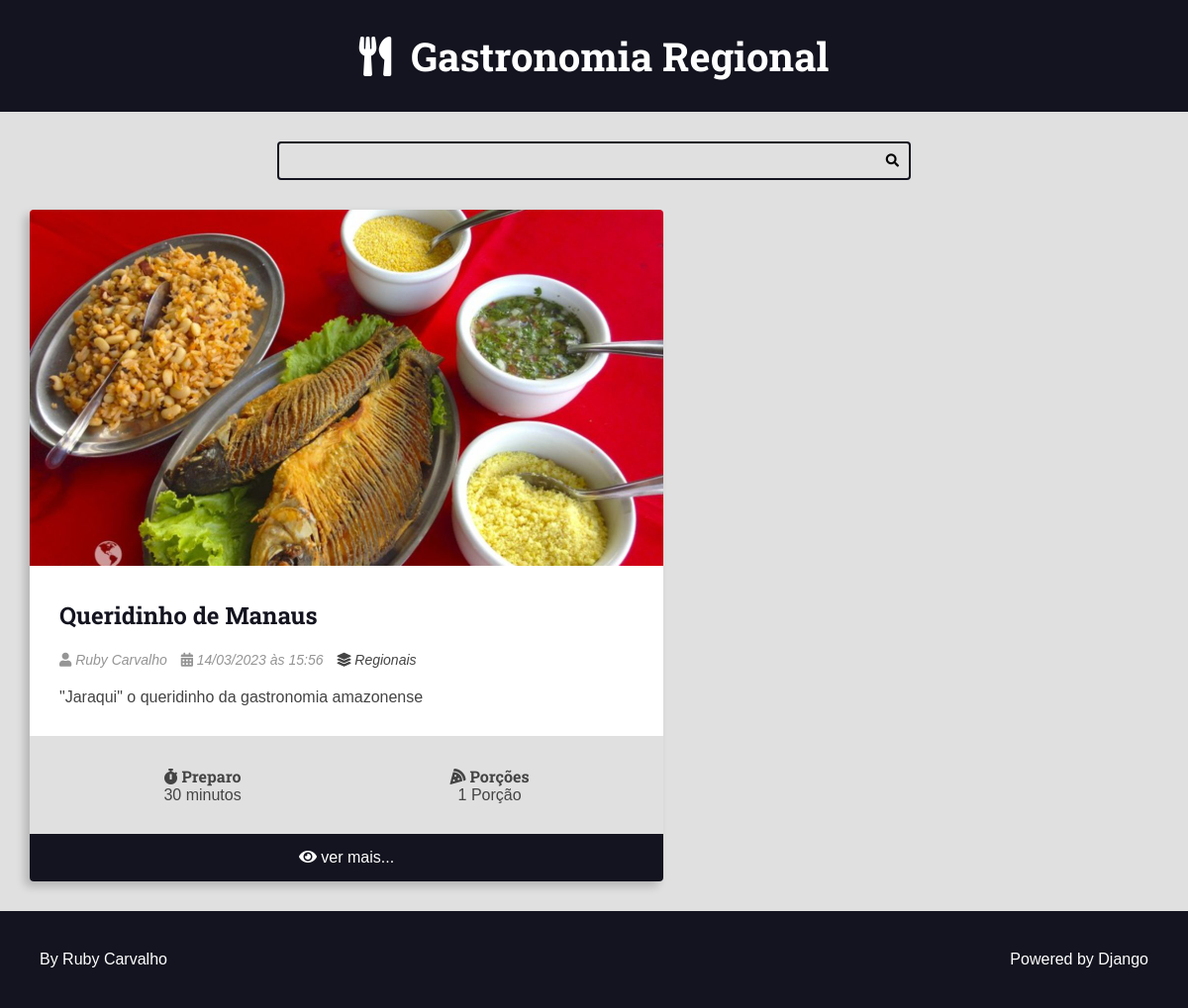
Page /recipes/category/3/ on the earlier database version.
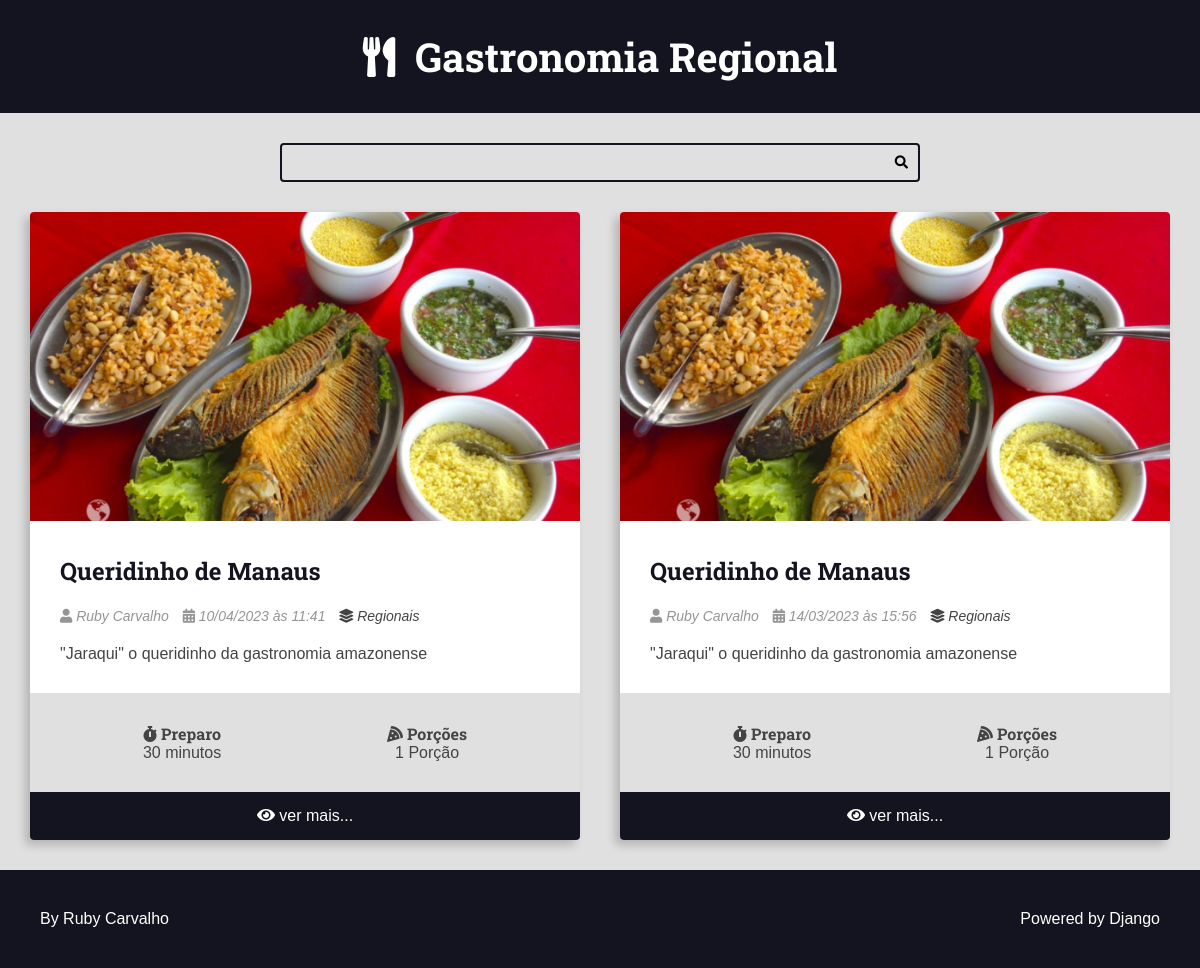
Same page on the later database version.
### recipes/models.py (models this page shows, shortened)
class Recipe(models.Model):
    title = models.CharField(max_length=65)
    description = models.CharField(max_length=165)
    slug = models.SlugField(unique=True)
    preparation_time = models.IntegerField()
    preparation_time_unit = models.CharField(max_length=65)
    servings = models.IntegerField()
    servings_unit = models.CharField(max_length=65)
    preparation_steps = models.TextField()
    preparation_steps_is_html = models.BooleanField(default=False)
    created_at = models.DateTimeField(auto_now_add=True)
    updated_at = models.DateTimeField(auto_now=True)
    is_published = models.BooleanField(default=False)
    cover = models.ImageField(
        upload_to='recipes/covers/%Y/%m/%d/', blank=True, default='')
    category = models.ForeignKey(
        Category, on_delete=models.SET_NULL, null=True, blank=True,
        default=None
    )
    author = models.ForeignKey(
        User, on_delete=models.SET_NULL, null=True
    )

class Category(models.Model):
    name = models.CharField(max_length=65)

### recipes/views.py (the view)
# urls.py: path('recipes/category/<int:category_id>/',
def category(request, category_id):
    recipes = get_list_or_404(
        Recipe.objects.filter(
            category__id=category_id,
            is_published=True,
        ).order_by('-id')
    )
    page_obj, pagination_range = make_pagination(request, recipes, PER_PAGE)
    return render(request, 'recipes/pages/category.html', context={
        'recipes': page_obj,
        'pagination_range': pagination_range,
        'title': f'{recipes[0].category.name} - categoria | '
    })

### utils/pagination.py (called while the page is built)
def make_pagination(request, queryset, per_page, qty_pages=4):
    try:
        current_page = int(request.GET.get('page', 1))
    except ValueError:
        current_page = 1
    paginator = Paginator(queryset, per_page)
    page_obj = paginator.get_page(current_page)
    pagination_range = make_pagination_range(
        paginator.page_range,
        qty_pages,
        current_page
    )
    return page_obj, pagination_range

### recipes/templates/recipes/pages/category.html (shortened to what this page needs)
{% extends 'global/base.html' %}
{% block content %}
<div class="main-content main-content-list container">
    {% for recipe in recipes %}
        {% include 'recipes/partials/recipe.html' %}
    {% endfor %}
</div>
{% endblock content %}

### recipes/templates/recipes/partials/recipe.html (shortened to what this page needs)
<div class="recipe recipe-list-item">
    {% if recipe.cover %}
        <div class="recipe-cover">
            <a href="{% url 'recipes:recipe' recipe.id %}">
                <img src="{{ recipe.cover.url }}" alt="Temporário">
            </a>
        </div>
    {% endif %}
    <div class="recipe-title-container">
        <h2 class="recipe-title">
            <a href="{% url 'recipes:recipe' recipe.id %}">
                {{ recipe.title }}
            </a>
        </h2>
    </div>
    <div class="recipe-author">
        {% if  recipe.author is not None %}
        <span class="recipe-author-item">
            <i class="fas fa-user"></i>
            {% if recipe.author.first_name %}
                {{ recipe.author.first_name }} {{ recipe.author.last_name }}
            {% else %}
                {{ recipe.author.username }}
            {% endif %}
        </span>
        {% endif %}
        <span class="recipe-author-item">
            <i class="fas fa-calendar-alt"></i>
            {{ recipe.created_at|date:"d/m/Y" }} às {{ recipe.created_at|date:"H:i" }}
        </span>
        {% if recipe.category is not None %}
        <span class="recipe-author-item">
            <a href="{% url 'recipes:category' recipe.category.id %}">
                <i class="fas fa-layer-group"></i>
                <span>{{ recipe.category.name }}</span>
            </a>
        </span>
        {% endif %}
    </div>
    <div class="recipe-content">
        <p>{{ recipe.description }}</p>
    </div>
    <div class="recipe-meta-container">
        <div class="recipe-meta recipe-preparation">
            <h3 class="recipe-meta-title"><i class="fas fa-stopwatch"></i> Preparo</h3>
            <div class="recipe-meta-text">
                {{ recipe.preparation_time }} {{ recipe.preparation_time_unit }}
            </div>
        </div>
        <div class="recipe-meta recipe-servings">
            <h3 class="recipe-meta-title"><i class="fas fa-pizza-slice"></i> Porções</h3>
            <div class="recipe-meta-text">
                {{ recipe.servings }} {{ recipe.servings_unit }}
            </div>
        </div>
    </div>
    {% if is_detail_page is not True %}
        <footer class="recipe-footer">
            <a class="recipe-read-more button button-dark button-full-width" href="{% url 'recipes:recipe' recipe.id %}">
                <i class="fas fa-eye"></i>
                <span>ver mais...</span>
            </a>
        </footer>
    {% endif %}
</div>

Differences in the rows shown:
added Recipe: cover (picture), title "Queridinho de Manaus", author.first_name "Ruby", author.last_name "Carvalho", created_at "10/04/2023", created_at "11:41", category.name "Regionais", description "\"Jaraqui\" o queridinho da gastronomia amazonense", preparation_time "30", preparation_time_unit "minutos", servings "1", servings_unit "Porção"
